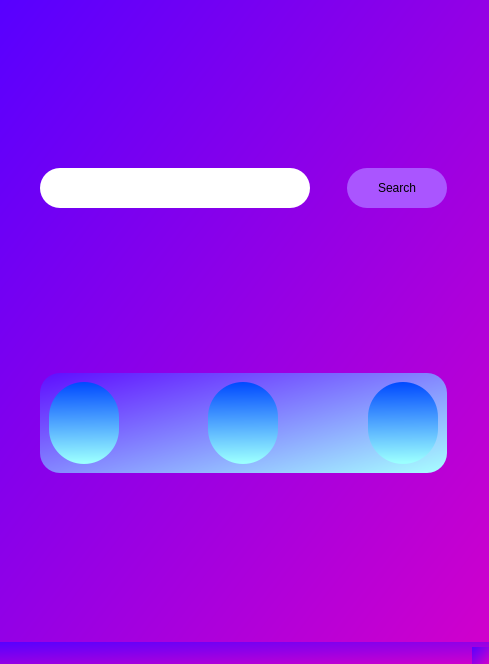
<?xml version="1.0" encoding="UTF-8"?>
<ui version="4.0">
 <class>MainWindow</class>
 <widget class="QMainWindow" name="MainWindow">
  <property name="geometry">
   <rect>
    <x>0</x>
    <y>0</y>
    <width>489</width>
    <height>664</height>
   </rect>
  </property>
  <property name="windowTitle">
   <string>MainWindow</string>
  </property>
  <property name="styleSheet">
   <string notr="true">background-color: qlineargradient(spread:repeat, x1:0, y1:0, x2:1, y2:1, stop:0 rgba(87, 0, 255, 255), stop:1 rgba(208, 0, 204, 255));</string>
  </property>
  <widget class="QWidget" name="centralwidget">
   <layout class="QGridLayout" name="gridLayout">
    <item row="0" column="1">
     <widget class="QPushButton" name="btn_search">
      <property name="sizePolicy">
       <sizepolicy hsizetype="Expanding" vsizetype="Expanding">
        <horstretch>0</horstretch>
        <verstretch>0</verstretch>
       </sizepolicy>
      </property>
      <property name="minimumSize">
       <size>
        <width>80</width>
        <height>40</height>
       </size>
      </property>
      <property name="maximumSize">
       <size>
        <width>100</width>
        <height>40</height>
       </size>
      </property>
      <property name="styleSheet">
       <string notr="true">background-color: rgb(170, 85, 255);
border-radius: 20px;
color: rgb(0, 0, 0);
font: 700 15pt &quot;calibri&quot;;</string>
      </property>
      <property name="text">
       <string>Search</string>
      </property>
     </widget>
    </item>
    <item row="0" column="0">
     <widget class="QLineEdit" name="txt_box">
      <property name="sizePolicy">
       <sizepolicy hsizetype="Expanding" vsizetype="Expanding">
        <horstretch>0</horstretch>
        <verstretch>0</verstretch>
       </sizepolicy>
      </property>
      <property name="minimumSize">
       <size>
        <width>170</width>
        <height>40</height>
       </size>
      </property>
      <property name="maximumSize">
       <size>
        <width>270</width>
        <height>40</height>
       </size>
      </property>
      <property name="styleSheet">
       <string notr="true">background-color: rgb(255, 255, 255);
border-radius: 20px;
font: 15pt &quot;Calibri&quot;;</string>
      </property>
     </widget>
    </item>
    <item row="2" column="0" colspan="2">
     <widget class="QFrame" name="horizontalFrame">
      <property name="maximumSize">
       <size>
        <width>16777215</width>
        <height>100</height>
       </size>
      </property>
      <property name="styleSheet">
       <string notr="true">background-color: qlineargradient(spread:pad, x1:0, y1:0, x2:0.994318, y2:1, stop:0 rgba(95, 13, 255, 255), stop:1 rgba(168, 255, 255, 255));
border-radius: 20px;</string>
      </property>
      <layout class="QHBoxLayout" name="horizontalLayout">
       <item alignment="Qt::AlignLeft|Qt::AlignVCenter">
        <widget class="QTextEdit" name="textEdit_2">
         <property name="maximumSize">
          <size>
           <width>70</width>
           <height>90</height>
          </size>
         </property>
         <property name="layoutDirection">
          <enum>Qt::LeftToRight</enum>
         </property>
         <property name="styleSheet">
          <string notr="true">border-radius: 35px;
background-color: qlineargradient(spread:pad, x1:0.494318, y1:0, x2:0.505273, y2:0.977273, stop:0 rgba(0, 73, 255, 255), stop:1 rgba(155, 255, 255, 255));
</string>
         </property>
        </widget>
       </item>
       <item alignment="Qt::AlignHCenter|Qt::AlignVCenter">
        <widget class="QTextEdit" name="textEdit_3">
         <property name="maximumSize">
          <size>
           <width>70</width>
           <height>90</height>
          </size>
         </property>
         <property name="layoutDirection">
          <enum>Qt::LeftToRight</enum>
         </property>
         <property name="styleSheet">
          <string notr="true">border-radius: 35px;
background-color: qlineargradient(spread:pad, x1:0.494318, y1:0, x2:0.505273, y2:0.977273, stop:0 rgba(0, 73, 255, 255), stop:1 rgba(155, 255, 255, 255));</string>
         </property>
        </widget>
       </item>
       <item alignment="Qt::AlignRight|Qt::AlignVCenter">
        <widget class="QTextEdit" name="textEdit">
         <property name="maximumSize">
          <size>
           <width>70</width>
           <height>90</height>
          </size>
         </property>
         <property name="layoutDirection">
          <enum>Qt::LeftToRight</enum>
         </property>
         <property name="styleSheet">
          <string notr="true">border-radius: 35px;
background-color: qlineargradient(spread:pad, x1:0.494318, y1:0, x2:0.505273, y2:0.977273, stop:0 rgba(0, 73, 255, 255), stop:1 rgba(155, 255, 255, 255));
</string>
         </property>
        </widget>
       </item>
      </layout>
     </widget>
    </item>
    <item row="1" column="0" colspan="2">
     <layout class="QGridLayout" name="gridLayout_2"/>
    </item>
   </layout>
  </widget>
  <widget class="QMenuBar" name="menubar">
   <property name="geometry">
    <rect>
     <x>0</x>
     <y>0</y>
     <width>489</width>
     <height>22</height>
    </rect>
   </property>
  </widget>
  <widget class="QStatusBar" name="statusbar"/>
 </widget>
 <resources/>
 <connections/>
</ui>
